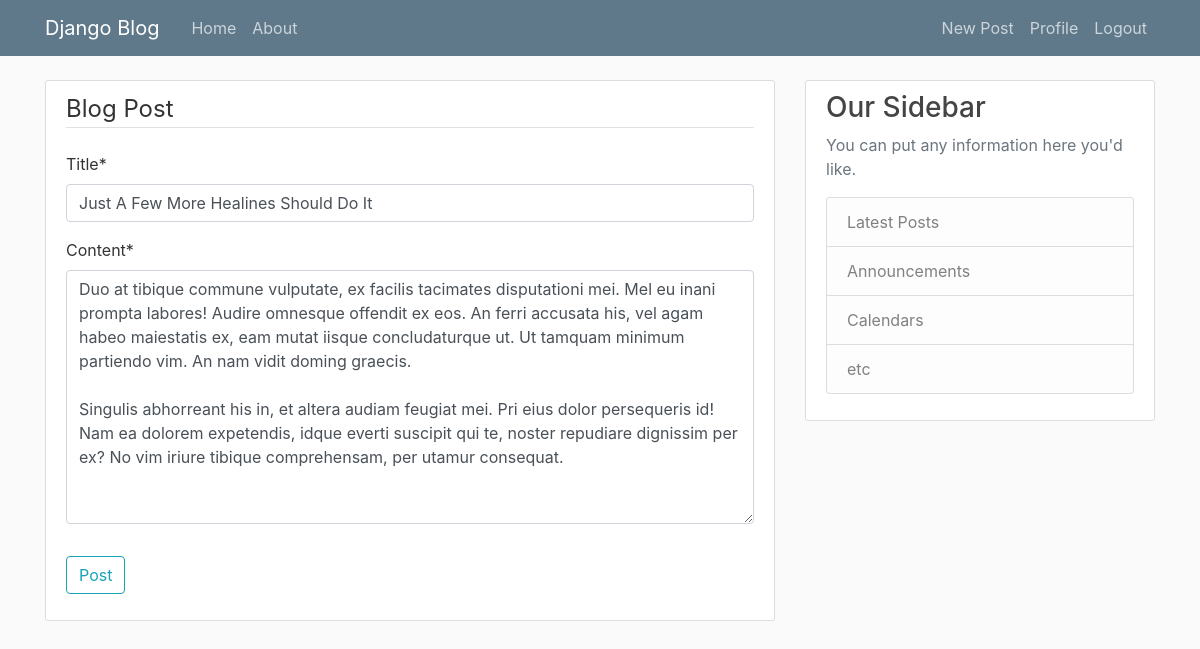
The page /post/24/update/ (signed in) on the database as committed earlier.
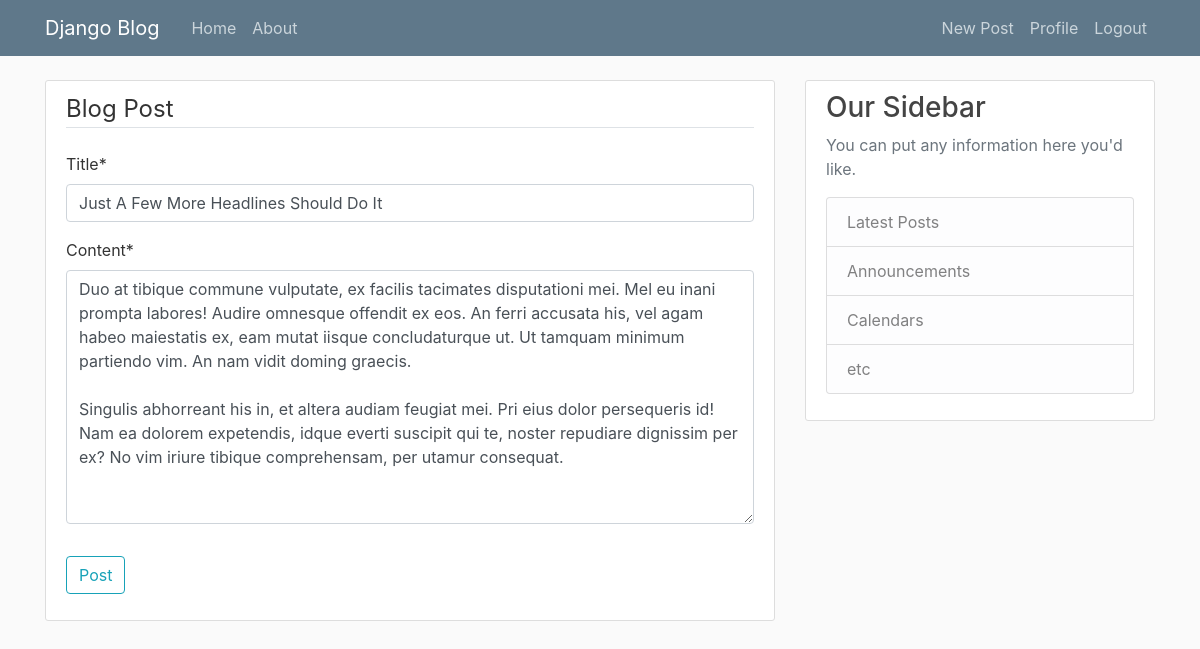
The same page on the database as committed later.
### blog/models.py (models this page shows, shortened)
class Post(models.Model):
	title = models.CharField(max_length=100)
	content = models.TextField()
	date_posted = models.DateTimeField(default=timezone.now)
	author = models.ForeignKey(User, on_delete=models.CASCADE)

### blog/views.py (the view, shortened to what this page needs)
# urls.py: path('post/<int:pk>/update/', PostUpdateView.as_view(), name='post-update'),
class PostUpdateView(LoginRequiredMixin, UserPassesTestMixin, UpdateView):
	model = Post
	fields = ['title', 'content']
	def test_func(self):
		post = self.get_object()
		if self.request.user == post.author:
			return True
		return False

### blog/templates/blog/post_form.html (shortened to what this page needs)
{% extends "blog/base.html" %}
{% load crispy_forms_tags %}
{% block content %}
	<div class="content-section">
		<form method="POST">
			<fieldset class="form-group">
				<legend class="border-bottom mb-4">Blog Post</legend>
				{{ form|crispy }}
			</fieldset>
			<div class="form-group">
				<button class="btn btn-outline-info" type="submit">Post</button>
			</div>
		</form>
	</div>
{% endblock content %}

Rows that differ between the two databases and show on the page:
changed Post: title "Just A Few More Healines Should Do It" → "Just A Few More Headlines Should Do It"
